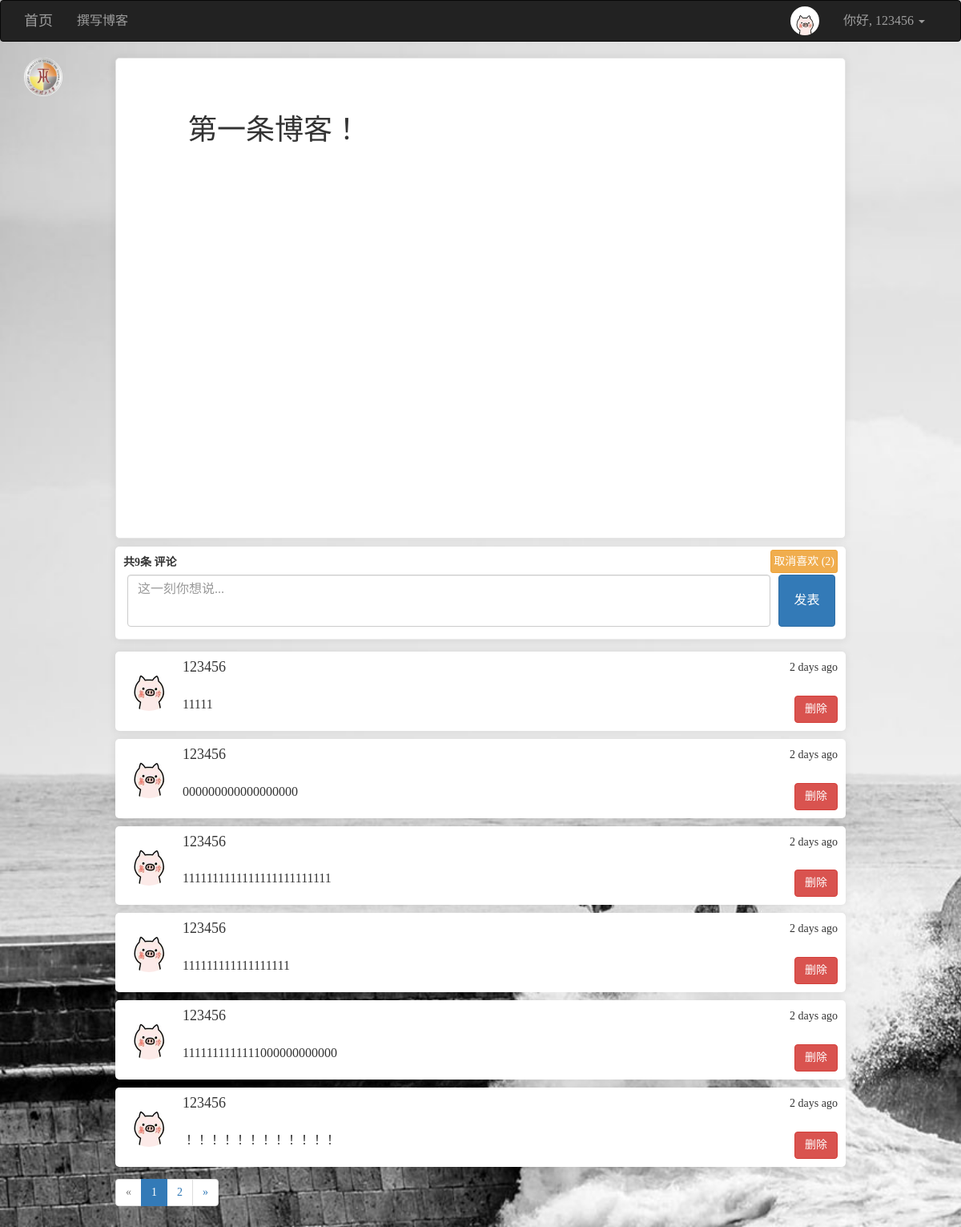
Page /posts/post_show/111/ (signed in) on the committed database.
### app/models/users.py (models this page shows, shortened)
class User(UserMixin, db.Model):
    __tablename__ = 'users'
    id = db.Column(db.Integer, primary_key=True)
    username = db.Column(db.String(64), unique=True)
    password_hash = db.Column(db.String(128))
    email = db.Column(db.String(128), unique=True)
    confirmed = db.Column(db.Boolean, default=False)
    icon = db.Column(db.String(64), default='default.jpg')
    name = db.Column(db.String(64))
    location = db.Column(db.String(64))
    about_me = db.Column(db.Text())
    member_since = db.Column(db.DateTime(), default=datetime.utcnow)
    last_seen = db.Column(db.DateTime(), default=datetime.utcnow)
    posts = db.relationship('Posts', backref='user', lazy='dynamic', cascade='all, delete-orphan')
    favorites = db.relationship('Posts', secondary="collections", backref=db.backref('users', lazy='dynamic'), lazy='dynamic')
    comments = db.relationship('Comment', backref='user', lazy='dynamic', cascade='all, delete-orphan')
    @property
    def password(self):
        raise AttributeError('密码不可读')
    def is_favorite(self, pid):
        favorites = self.favorites.all()
        posts = list(filter(lambda p: p.id == pid, favorites))
        if len(posts) > 0:
            return True
        else:
            return False
    def ping(self):
        self.last_seen = datetime.utcnow()
        db.session.add(self)
        db.session.commit()

### app/models/posts.py (models this page shows, shortened)
class Posts(db.Model):
    __tablename__ = 'posts'
    id = db.Column(db.Integer, primary_key=True)
    rid = db.Column(db.Integer, index=True, default=0)
    content = db.Column(db.Text)
    timestamp = db.Column(db.DateTime, default=datetime.utcnow)
    uid = db.Column(db.Integer, db.ForeignKey('users.id', ondelete='CASCADE'))
    comments = db.relationship('Comment', backref='post', lazy='dynamic', cascade='all, delete-orphan')
    body_html = db.Column(db.Text)
    body_text = db.Column(db.Text)

### app/models/comments.py (models this page shows, shortened)
class Comment(db.Model):
    __tablename__ = 'comments'
    id = db.Column(db.Integer, primary_key=True)
    body = db.Column(db.Text)
    body_html = db.Column(db.Text)
    timestamp = db.Column(db.DateTime, index=True, default=datetime.utcnow)
    disabled = db.Column(db.Boolean)
    user_id = db.Column(db.Integer, db.ForeignKey('users.id', ondelete='CASCADE'))
    post_id = db.Column(db.Integer, db.ForeignKey('posts.id', ondelete='CASCADE'))

### app/views/posts.py (the view)
@posts.route('/post_show/<int:id>/', methods=['GET', 'POST'])
def post_show(id):
    post = Posts.query.get_or_404(id)
    form = CommentForm()
    if form.validate_on_submit():
        comment = Comment(body=form.body.data, post=post, user=current_user._get_current_object())
        db.session.add(comment)
        db.session.commit()
        flash('评论成功')
        return redirect(url_for('posts.post_show', id=post.id, page=-1))
    page = request.args.get('page', 1, type=int)  # 用户想查看第几页
    if page == -1:
        page = (post.comments.count() - 1) // 6 + 1
    pagination = post.comments.order_by(Comment.timestamp.asc()).paginate(page, per_page=6, error_out=False)
    comments = pagination.items
    return render_template('posts/post_show.html', post=post, form=form, comments=comments, pagination=pagination, count=post.comments.count(), fav_count=post.rid)

### app/forms/posts.py
class CommentForm(FlaskForm):
    body = TextAreaField("评论", render_kw={'placeholder': '这一刻你想说...'}, validators=[DataRequired()])
    submit = SubmitField('发表')

### app/models/users.py (called while the page is built)
@loginmanager.user_loader
def user_loader(uid):
    return User.query.get(int(uid))

### app/views/user.py (called while the page is built)
@user.before_app_request
def before_request():
    if current_user.is_authenticated:
        current_user.ping()

### app/templates/posts/post_show.html (shortened to what this page needs)
{% extends 'commons/base.html' %}
{% from 'commons/macro.html' import pagination_show %}
{% block styles %}
    {{ super() }}
{% endblock %}
{% block page_content %}
    <img style="width: 48px; height: 48px; border-radius: 50%; float: left;" src="{{ url_for('static', filename='uploads/' + post.user.icon) }}" alt="...">
    <div class="content">
        {% if post.body_html %}
            {{ post.body_html | safe }}
        {% else %}
            {{ post.content }}
        {% endif %}
    </div>
    <div class="content2">
        <form method="post" style="box-shadow: 0 1px 10px 2px rgba(0, 0, 0, .06); border-radius: 5px; padding: 10px; padding-bottom: 15px; border-bottom: 1px solid #eee; background: white">
            {{ form.hidden_tag() }}<b>共{{ count }}条</b>
            {{ form.body.label }}
            {% if current_user.is_authenticated %}
                {% if current_user.username != post.user.username %}
                    <span class="btn btn-warning btn-sm" style="float: right; margin-top: -6px; font-size: 14px; padding: 3px;">
                        <span class="collect" url="{{ url_for('posts.collect', pid=post.id) }}">
                            {% if current_user.is_favorite(post.id) %}
                                取消喜欢
                            {% else %}
                                喜欢
                            {% endif %}
                        </span>
                        (<span class="collect_count">{{ fav_count }}</span>)
                    </span>
                {% else %}
                    <span class="btn btn-warning btn-sm disabled" style="float: right; margin-top: -6px; font-size: 14px; padding: 3px;">被({{ fav_count }})人喜欢</span>
                {% endif %}
            {% else %}
                <span class="btn btn-warning btn-sm disabled" style="float: right; margin-top: -6px; font-size: 14px; padding: 3px;">被({{ fav_count }})人喜欢</span>
            {% endif %}
            {% if current_user.is_authenticated %}
                {{ form.body(class="content_pl form-control") }}
                {{ form.submit(class="content_sub btn btn-primary") }}
            {% endif %}
        </form>
        {% for comment in comments %}
            <div class="media" style="box-shadow: 0 1px 10px 2px rgba(0, 0, 0, .06); border-radius: 5px; padding: 10px; margin-bottom: -5px; background: white">
                <div class="media-left">
                    <a href="{{ url_for('user.user_info', username=comment.user.username) }}" target="_blank">
                        <img class="media-object" style="width: 64px; height: 64px; border-radius: 50%" src="{{ url_for('static', filename='uploads/' + comment.user.icon) }}" alt="...">
                    </a>
                </div>
                <div class="media-body">
                    <div style="float: right">{{ moment(comment.timestamp).fromNow() }}</div>
                    <h4 class="media-heading">{{ comment.user.username }}</h4><br>
                    <span style="max-width: 950px; font-size: 16px">
                        {% if comment.body_html %}
                            {{ comment.body_html | safe }}
                        {% else %}
                            {{ comment.body }}
                        {% endif %}
                    </span>
                    {% if current_user.username == post.user.username %}
                        <a style="float: right" class="btn btn-danger" href="{{ url_for('posts.del_comment', id=comment.id) }}">删除</a>
                    {% elif current_user.id == comment.user_id %}
                        <a style="float: right" class="btn btn-danger" href="{{ url_for('posts.del_comment', id=comment.id) }}">删除</a>
                    {% endif %}
                </div>
            </div>
        {% endfor %}
        {{ pagination_show(pagination,'posts.post_show',pid=post.id) }}
    </div>
{% endblock %}

### app/templates/commons/base.html (shortened to what this page needs)
{% extends 'bootstrap/base.html' %}
{% import 'bootstrap/wtf.html' as wtf %}
{% block navbar %}
    <nav class="navbar navbar-inverse" style="-webkit-user-select: none; font-size: 16px;">
        <div class="container">
            <div class="navbar-header">
                <a class="navbar-brand" href="{{ url_for('main.index') }}">首页</a>
            </div>
            <div class="collapse navbar-collapse">
                <ul class="nav navbar-nav">
                    {% if current_user.is_authenticated %}
                        <li><a href="{{ url_for('posts.index') }}">撰写博客</a></li>
                    {% endif %}
                </ul>
                <ul class="nav navbar-nav navbar-right">
                    {% if current_user.is_authenticated %}
                        <li>
                            <a href="{{ url_for('user.index', username=current_user.username) }}">
                                <img style="width: 36px; height: 36px; border-radius: 50%; float: left; margin-top: -8px" src="{{ url_for('static', filename='uploads/' + current_user.icon) }}" alt="...">
                            </a>
                        </li>
                        <li class="dropdown">
                            <a href="#" class="dropdown-toggle" data-toggle="dropdown" role="button" aria-haspopup="true"
                               aria-expanded="false">你好, {{ current_user.username }} <span class="caret"></span></a>
                        </li>
                    {% else %}
                        <li><a href="{{ url_for('user.register') }}">注册</a></li>
                        <li><a href="{{ url_for('user.login') }}">登录</a></li>
                    {% endif %}
                </ul>
            </div>
        </div>
    </nav>
{% endblock %}
{% block content %}
    <div class="container">
        {% block page_content %}
        {% endblock %}
    </div>
{% endblock %}
{% block styles %}
    {{ super() }}
{% endblock %}

### app/templates/commons/base.html (style rules this page uses)
body { font-family: "田氏宋体旧字形"; -webkit-user-select: none; background-image: url(/images/1214885.jpg); -webkit-background-size: cover; -o-background-size: cover; background-size: cover; z-index: -2; }

### app/templates/posts/post_show.html (style rules this page uses)
.content { width: 80%; min-height: 600px; padding: 50px 90px; word-wrap: break-word; word-break: break-all; border: 1px solid #e5e5e5; box-shadow: 0 1px 10px 2px rgba(0, 0, 0, .06); margin: auto; margin-bottom: 10px; border-radius: 5px; background: white; }
body { -webkit-user-select: auto; }
.content2 { width: 80%; margin: auto; }
.content_pl { width: 90%; min-height: 65px; resize: none; font-size: 16px; float: left; margin-left: 5px; margin-right: 10px; }
.content_sub { width: 8%; min-height: 65px; display: block; font-size: 16px; }

### rows in the picture
User: icon (picture), username "123456"
User: icon (picture)
Posts: body_html "第一条博客！"
Comment: icon (picture), timestamp "2 days ago", user.username "123456", body_html "11111"
Comment: icon (picture), timestamp "2 days ago", user.username "123456", body_html "000000000000000000"
Comment: icon (picture), timestamp "2 days ago", user.username "123456", body_html "1111111111111111111111111"
Comment: icon (picture), timestamp "2 days ago", user.username "123456", body_html "111111111111111111"
Comment: icon (picture), timestamp "2 days ago", user.username "123456", body_html "1111111111111000000000000"
Comment: icon (picture), timestamp "2 days ago", user.username "123456", body_html "！！！！！！！！！！！！"

### other values in the picture
{{ count }} "9"
{{ fav_count }} "2"
{{ p }} "1"
{{ p }} "2"
